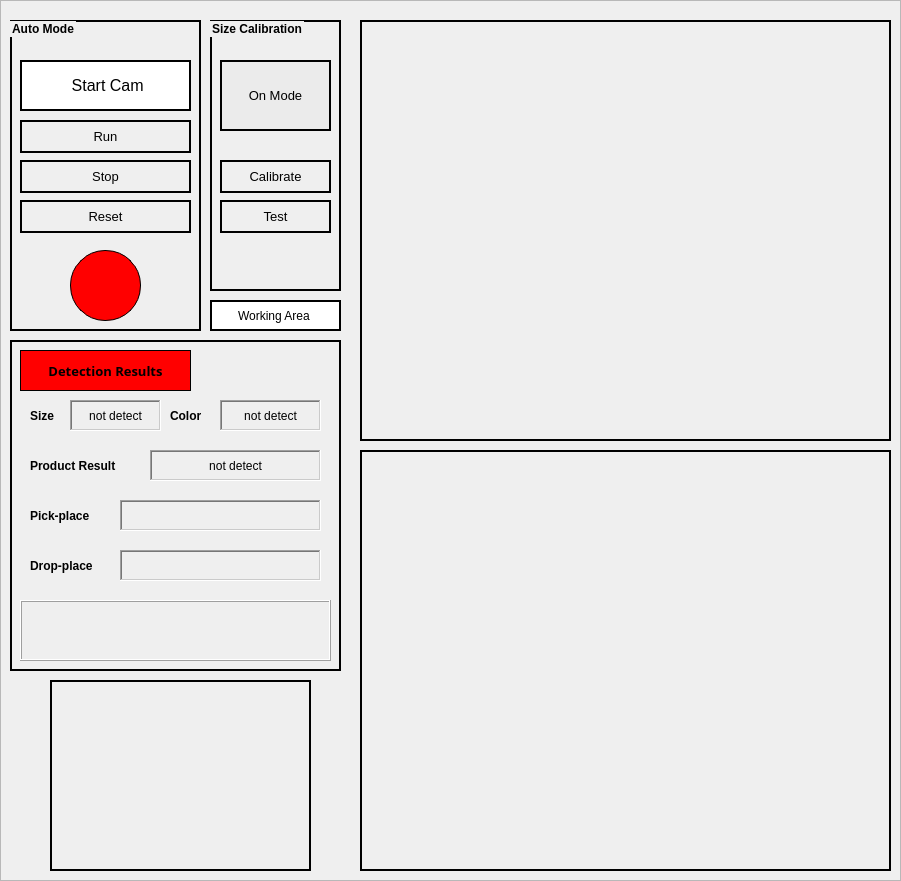
     <widget class="QFrame" name="frame_3">
      <property name="geometry">
       <rect>
        <x>900</x>
        <y>0</y>
        <width>901</width>
        <height>881</height>
       </rect>
      </property>
      <property name="frameShape">
       <enum>QFrame::StyledPanel</enum>
      </property>
      <property name="frameShadow">
       <enum>QFrame::Plain</enum>
      </property>
      <widget class="QFrame" name="frame_7">
       <property name="geometry">
        <rect>
         <x>10</x>
         <y>340</y>
         <width>331</width>
         <height>331</height>
        </rect>
       </property>
       <property name="frameShape">
        <enum>QFrame::WinPanel</enum>
       </property>
       <property name="frameShadow">
        <enum>QFrame::Plain</enum>
       </property>
       <widget class="QLabel" name="label_31">
        <property name="geometry">
         <rect>
          <x>10</x>
          <y>10</y>
          <width>171</width>
          <height>41</height>
         </rect>
        </property>
        <property name="font">
         <font>
          <family>Montserrat</family>
          <pointsize>10</pointsize>
          <weight>75</weight>
          <bold>true</bold>
          <underline>false</underline>
         </font>
        </property>
        <property name="styleSheet">
         <string notr="true">background: #ff0000
</string>
        </property>
        <property name="frameShape">
         <enum>QFrame::Box</enum>
        </property>
        <property name="text">
         <string>Detection Results</string>
        </property>
        <property name="alignment">
         <set>Qt::AlignCenter</set>
        </property>
       </widget>
       <widget class="QLabel" name="label_32">
        <property name="geometry">
         <rect>
          <x>20</x>
          <y>60</y>
          <width>41</width>
          <height>31</height>
         </rect>
        </property>
        <property name="font">
         <font>
          <pointsize>9</pointsize>
          <weight>75</weight>
          <bold>true</bold>
          <underline>false</underline>
          <strikeout>false</strikeout>
         </font>
        </property>
        <property name="styleSheet">
         <string notr="true">background: transparent;</string>
        </property>
        <property name="text">
         <string>Size</string>
        </property>
       </widget>
       <widget class="QLabel" name="label_34">
        <property name="geometry">
         <rect>
          <x>160</x>
          <y>60</y>
          <width>51</width>
          <height>31</height>
         </rect>
        </property>
        <property name="font">
         <font>
          <pointsize>9</pointsize>
          <weight>75</weight>
          <bold>true</bold>
          <underline>false</underline>
         </font>
        </property>
        <property name="styleSheet">
         <string notr="true">background: transparent;</string>
        </property>
        <property name="text">
         <string>Color</string>
        </property>
       </widget>
       <widget class="QLabel" name="label_40">
        <property name="geometry">
         <rect>
          <x>20</x>
          <y>110</y>
          <width>111</width>
          <height>31</height>
         </rect>
        </property>
        <property name="font">
         <font>
          <pointsize>9</pointsize>
          <weight>75</weight>
          <bold>true</bold>
          <underline>false</underline>
         </font>
        </property>
        <property name="styleSheet">
         <string notr="true">background: transparent;</string>
        </property>
        <property name="text">
         <string>Product Result</string>
        </property>
       </widget>
       <widget class="QLabel" name="label_41">
        <property name="geometry">
         <rect>
          <x>20</x>
          <y>160</y>
          <width>91</width>
          <height>31</height>
         </rect>
        </property>
        <property name="font">
         <font>
          <pointsize>9</pointsize>
          <weight>75</weight>
          <bold>true</bold>
          <underline>false</underline>
         </font>
        </property>
        <property name="styleSheet">
         <string notr="true">background: transparent;</string>
        </property>
        <property name="text">
         <string>Pick-place</string>
        </property>
       </widget>
       <widget class="QLabel" name="label_42">
        <property name="geometry">
         <rect>
          <x>20</x>
          <y>210</y>
          <width>91</width>
          <height>31</height>
         </rect>
        </property>
        <property name="font">
         <font>
          <pointsize>9</pointsize>
          <weight>75</weight>
          <bold>true</bold>
          <underline>false</underline>
         </font>
        </property>
        <property name="styleSheet">
         <string notr="true">background: transparent;</string>
        </property>
        <property name="text">
         <string>Drop-place</string>
        </property>
       </widget>
       <widget class="QLabel" name="res_size">
        <property name="geometry">
         <rect>
          <x>60</x>
          <y>60</y>
          <width>91</width>
          <height>31</height>
         </rect>
        </property>
        <property name="font">
         <font>
          <family>MS Shell Dlg 2</family>
          <pointsize>9</pointsize>
         </font>
        </property>
        <property name="frameShape">
         <enum>QFrame::WinPanel</enum>
        </property>
        <property name="frameShadow">
         <enum>QFrame::Sunken</enum>
        </property>
        <property name="text">
         <string>not detect</string>
        </property>
        <property name="alignment">
         <set>Qt::AlignCenter</set>
        </property>
       </widget>
       <widget class="QLabel" name="res_color">
        <property name="geometry">
         <rect>
          <x>210</x>
          <y>60</y>
          <width>101</width>
          <height>31</height>
         </rect>
        </property>
        <property name="font">
         <font>
          <pointsize>9</pointsize>
         </font>
        </property>
        <property name="frameShape">
         <enum>QFrame::WinPanel</enum>
        </property>
        <property name="frameShadow">
         <enum>QFrame::Sunken</enum>
        </property>
        <property name="text">
         <string>not detect</string>
        </property>
        <property name="alignment">
         <set>Qt::AlignCenter</set>
        </property>
       </widget>
       <widget class="QLabel" name="result">
        <property name="geometry">
         <rect>
          <x>140</x>
          <y>110</y>
          <width>171</width>
          <height>31</height>
         </rect>
        </property>
        <property name="font">
         <font>
          <pointsize>9</pointsize>
         </font>
        </property>
        <property name="frameShape">
         <enum>QFrame::WinPanel</enum>
        </property>
        <property name="frameShadow">
         <enum>QFrame::Sunken</enum>
        </property>
        <property name="text">
         <string>not detect</string>
        </property>
        <property name="alignment">
         <set>Qt::AlignCenter</set>
        </property>
       </widget>
       <widget class="QLabel" name="pick_pl">
        <property name="geometry">
         <rect>
          <x>110</x>
          <y>160</y>
          <width>201</width>
          <height>31</height>
         </rect>
        </property>
        <property name="font">
         <font>
          <pointsize>9</pointsize>
         </font>
        </property>
        <property name="frameShape">
         <enum>QFrame::WinPanel</enum>
        </property>
        <property name="frameShadow">
         <enum>QFrame::Sunken</enum>
        </property>
        <property name="text">
         <string/>
        </property>
        <property name="alignment">
         <set>Qt::AlignCenter</set>
        </property>
       </widget>
       <widget class="QLabel" name="drop_pl">
        <property name="geometry">
         <rect>
          <x>110</x>
          <y>210</y>
          <width>201</width>
          <height>31</height>
         </rect>
        </property>
        <property name="font">
         <font>
          <pointsize>9</pointsize>
         </font>
        </property>
        <property name="frameShape">
         <enum>QFrame::WinPanel</enum>
        </property>
        <property name="frameShadow">
         <enum>QFrame::Sunken</enum>
        </property>
        <property name="text">
         <string/>
        </property>
        <property name="alignment">
         <set>Qt::AlignCenter</set>
        </property>
       </widget>
       <widget class="QLabel" name="lb_info">
        <property name="geometry">
         <rect>
          <x>10</x>
          <y>260</y>
          <width>311</width>
          <height>61</height>
         </rect>
        </property>
        <property name="font">
         <font>
          <pointsize>9</pointsize>
          <italic>false</italic>
         </font>
        </property>
        <property name="focusPolicy">
         <enum>Qt::ClickFocus</enum>
        </property>
        <property name="styleSheet">
         <string notr="true"/>
        </property>
        <property name="frameShape">
         <enum>QFrame::Box</enum>
        </property>
        <property name="frameShadow">
         <enum>QFrame::Raised</enum>
        </property>
        <property name="lineWidth">
         <number>1</number>
        </property>
        <property name="text">
         <string/>
        </property>
        <property name="alignment">
         <set>Qt::AlignLeading|Qt::AlignLeft|Qt::AlignTop</set>
        </property>
        <property name="margin">
         <number>1</number>
        </property>
       </widget>
      </widget>
      <widget class="QLabel" name="size_view">
       <property name="geometry">
        <rect>
         <x>360</x>
         <y>450</y>
         <width>531</width>
         <height>421</height>
        </rect>
       </property>
       <property name="styleSheet">
        <string notr="true">background: transparent;</string>
       </property>
       <property name="frameShape">
        <enum>QFrame::WinPanel</enum>
       </property>
       <property name="text">
        <string/>
       </property>
       <property name="pixmap">
        <pixmap>load_image.png</pixmap>
       </property>
       <property name="scaledContents">
        <bool>true</bool>
       </property>
      </widget>
      <widget class="QLabel" name="obj_view">
       <property name="geometry">
        <rect>
         <x>360</x>
         <y>20</y>
         <width>531</width>
         <height>421</height>
        </rect>
       </property>
       <property name="styleSheet">
        <string notr="true">background: transparent;</string>
       </property>
       <property name="frameShape">
        <enum>QFrame::WinPanel</enum>
       </property>
       <property name="frameShadow">
        <enum>QFrame::Plain</enum>
       </property>
       <property name="text">
        <string/>
       </property>
       <property name="pixmap">
        <pixmap>load_image.png</pixmap>
       </property>
       <property name="scaledContents">
        <bool>true</bool>
       </property>
      </widget>
      <widget class="QLabel" name="logo_view">
       <property name="geometry">
        <rect>
         <x>50</x>
         <y>680</y>
         <width>261</width>
         <height>191</height>
        </rect>
       </property>
       <property name="styleSheet">
        <string notr="true">background: transparent;</string>
       </property>
       <property name="frameShape">
        <enum>QFrame::WinPanel</enum>
       </property>
       <property name="text">
        <string/>
       </property>
       <property name="pixmap">
        <pixmap>load_image.png</pixmap>
       </property>
       <property name="scaledContents">
        <bool>true</bool>
       </property>
      </widget>
      <widget class="QGroupBox" name="groupBox">
       <property name="geometry">
        <rect>
         <x>10</x>
         <y>20</y>
         <width>191</width>
         <height>311</height>
        </rect>
       </property>
       <property name="font">
        <font>
         <pointsize>9</pointsize>
         <weight>75</weight>
         <bold>true</bold>
        </font>
       </property>
       <property name="autoFillBackground">
        <bool>false</bool>
       </property>
       <property name="styleSheet">
        <string notr="true">border: 2px solid #000000;</string>
       </property>
       <property name="title">
        <string>Auto Mode</string>
       </property>
       <property name="flat">
        <bool>false</bool>
       </property>
       <widget class="QPushButton" name="btn_run">
        <property name="geometry">
         <rect>
          <x>10</x>
          <y>100</y>
          <width>171</width>
          <height>33</height>
         </rect>
        </property>
        <property name="font">
         <font>
          <pointsize>10</pointsize>
          <weight>50</weight>
          <bold>false</bold>
         </font>
        </property>
        <property name="cursor">
         <cursorShape>PointingHandCursor</cursorShape>
        </property>
        <property name="text">
         <string>Run</string>
        </property>
        <property name="autoDefault">
         <bool>true</bool>
        </property>
       </widget>
       <widget class="QPushButton" name="btn_start">
        <property name="geometry">
         <rect>
          <x>10</x>
          <y>40</y>
          <width>171</width>
          <height>51</height>
         </rect>
        </property>
        <property name="font">
         <font>
          <pointsize>12</pointsize>
          <weight>50</weight>
          <bold>false</bold>
         </font>
        </property>
        <property name="cursor">
         <cursorShape>PointingHandCursor</cursorShape>
        </property>
        <property name="focusPolicy">
         <enum>Qt::StrongFocus</enum>
        </property>
        <property name="styleSheet">
         <string notr="true">background: #FFFFFF;border-color: rgb(0, 0, 0);border-width : 2px;
</string>
        </property>
        <property name="text">
         <string> Start Cam</string>
        </property>
        <property name="icon">
         <iconset>
          <normaloff>../icon_turn_on.PNG</normaloff>../icon_turn_on.PNG</iconset>
        </property>
        <property name="iconSize">
         <size>
          <width>40</width>
          <height>40</height>
         </size>
        </property>
        <property name="autoDefault">
         <bool>true</bool>
        </property>
        <property name="default">
         <bool>false</bool>
        </property>
        <property name="flat">
         <bool>false</bool>
        </property>
       </widget>
       <widget class="QPushButton" name="btn_stop">
        <property name="geometry">
         <rect>
          <x>10</x>
          <y>140</y>
          <width>171</width>
          <height>33</height>
         </rect>
        </property>
        <property name="font">
         <font>
          <pointsize>10</pointsize>
          <weight>50</weight>
          <bold>false</bold>
         </font>
        </property>
        <property name="cursor">
         <cursorShape>PointingHandCursor</cursorShape>
        </property>
        <property name="text">
         <string>Stop</string>
        </property>
        <property name="iconSize">
         <size>
          <width>35</width>
          <height>30</height>
         </size>
        </property>
        <property name="autoDefault">
         <bool>true</bool>
        </property>
       </widget>
       <widget class="QPushButton" name="btn_reset">
        <property name="geometry">
         <rect>
          <x>10</x>
          <y>180</y>
          <width>171</width>
          <height>33</height>
         </rect>
        </property>
        <property name="font">
         <font>
          <pointsize>10</pointsize>
          <weight>50</weight>
          <bold>false</bold>
         </font>
        </property>
        <property name="cursor">
         <cursorShape>PointingHandCursor</cursorShape>
        </property>
        <property name="text">
         <string>Reset</string>
        </property>
        <property name="autoDefault">
         <bool>true</bool>
        </property>
       </widget>
       <widget class="QLabel" name="light_stt_2">
        <property name="geometry">
         <rect>
          <x>60</x>
          <y>230</y>
          <width>71</width>
          <height>71</height>
         </rect>
        </property>
        <property name="styleSheet">
         <string notr="true">background: rgb(255,0,0); border-radius:35px;
border-color: rgb(0, 0, 0);
border-width : 1px;
border-style:inset;</string>
        </property>
        <property name="text">
         <string/>
        </property>
       </widget>
      </widget>
      <widget class="QGroupBox" name="groupBox_10">
       <property name="geometry">
        <rect>
         <x>210</x>
         <y>20</y>
         <width>131</width>
         <height>271</height>
        </rect>
       </property>
       <property name="font">
        <font>
         <pointsize>9</pointsize>
         <weight>75</weight>
         <bold>true</bold>
        </font>
       </property>
       <property name="styleSheet">
        <string notr="true">border: 2px solid #000000;</string>
       </property>
       <property name="title">
        <string>Size Calibration</string>
       </property>
       <property name="flat">
        <bool>false</bool>
       </property>
       <widget class="QPushButton" name="btn_calib_size">
        <property name="geometry">
         <rect>
          <x>10</x>
          <y>140</y>
          <width>111</width>
          <height>33</height>
         </rect>
        </property>
        <property name="font">
         <font>
          <pointsize>10</pointsize>
          <weight>50</weight>
          <bold>false</bold>
         </font>
        </property>
        <property name="cursor">
         <cursorShape>PointingHandCursor</cursorShape>
        </property>
        <property name="text">
         <string>Calibrate</string>
        </property>
        <property name="icon">
         <iconset>
          <normaloff>icon_calib.png</normaloff>icon_calib.png</iconset>
        </property>
        <property name="autoDefault">
         <bool>true</bool>
        </property>
       </widget>
       <widget class="QPushButton" name="btn_test_size">
        <property name="geometry">
         <rect>
          <x>10</x>
          <y>180</y>
          <width>111</width>
          <height>33</height>
         </rect>
        </property>
        <property name="font">
         <font>
          <pointsize>10</pointsize>
          <weight>50</weight>
          <bold>false</bold>
         </font>
        </property>
        <property name="cursor">
         <cursorShape>PointingHandCursor</cursorShape>
        </property>
        <property name="text">
         <string>Test</string>
        </property>
        <property name="icon">
         <iconset>
          <normaloff>icon_test.png</normaloff>icon_test.png</iconset>
        </property>
        <property name="autoDefault">
         <bool>true</bool>
        </property>
       </widget>
       <widget class="QPushButton" name="btn_calib_mode">
        <property name="geometry">
         <rect>
          <x>10</x>
          <y>40</y>
          <width>111</width>
          <height>71</height>
         </rect>
        </property>
        <property name="font">
         <font>
          <pointsize>10</pointsize>
          <weight>50</weight>
          <bold>false</bold>
         </font>
        </property>
        <property name="cursor">
         <cursorShape>PointingHandCursor</cursorShape>
        </property>
        <property name="styleSheet">
         <string notr="true">background: rgb(235,235,235)</string>
        </property>
        <property name="text">
         <string>On Mode</string>
        </property>
        <property name="autoDefault">
         <bool>true</bool>
        </property>
       </widget>
      </widget>
      <widget class="QCheckBox" name="cbox_working_area">
       <property name="geometry">
        <rect>
         <x>210</x>
         <y>300</y>
         <width>131</width>
         <height>31</height>
        </rect>
       </property>
       <property name="sizePolicy">
        <sizepolicy hsizetype="Minimum" vsizetype="Fixed">
         <horstretch>0</horstretch>
         <verstretch>0</verstretch>
        </sizepolicy>
       </property>
       <property name="font">
        <font>
         <pointsize>9</pointsize>
        </font>
       </property>
       <property name="cursor">
        <cursorShape>PointingHandCursor</cursorShape>
       </property>
       <property name="styleSheet">
        <string notr="true">background:transparent; margin-left: 8px;</string>
       </property>
       <property name="text">
        <string>Working Area</string>
       </property>
      </widget>
      <widget class="QListView" name="listView_6">
       <property name="geometry">
        <rect>
         <x>210</x>
         <y>300</y>
         <width>131</width>
         <height>31</height>
        </rect>
       </property>
       <property name="styleSheet">
        <string notr="true">border: 2px solid #000000;</string>
       </property>
      </widget>
      <zorder>listView_6</zorder>
      <zorder>frame_7</zorder>
      <zorder>size_view</zorder>
      <zorder>obj_view</zorder>
      <zorder>logo_view</zorder>
      <zorder>groupBox</zorder>
      <zorder>groupBox_10</zorder>
      <zorder>cbox_working_area</zorder>
     </widget>
